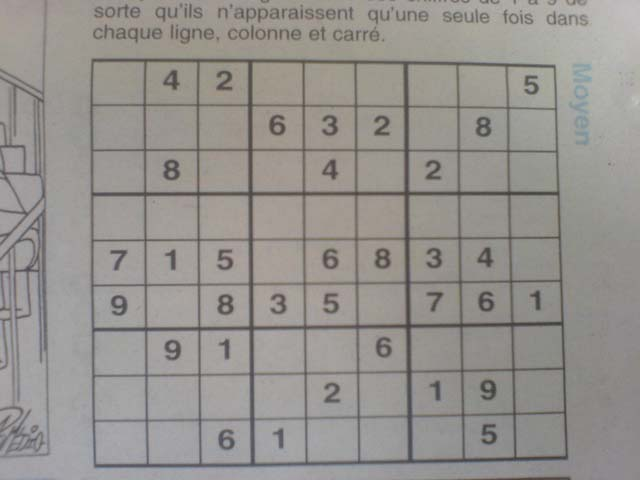
#> input picture data/sudoku/wichtounet/image10.jpg, 640 x 480 px; its folder holds only this picture in this run
$ python -i sudoku.py   (imports and definitions only)
#> lines starting #> are read from the running program, lines starting #| are printed output that depends on the picture; after the words box and inside, x2 and y2 are one past the last pixel; in counts of white or black regions, pixels touching at a corner belong together
#> further down, picture is the input picture: shape (480, 640, 3); mean B, G, R 142.6, 146.4, 149.7
import cv2
from imutils.perspective import four_point_transform
import imutils
from data import get_sudoku

# localize sudoku in image
# flatten perspective?
# TODO split cells
# TODO OCR cells
# TODO formulate constraints (other types of sudoku?)
# TODO solve puzzle


class ImageError(Exception):
    pass


def crop_sudoku_img(img, debug=False):
    """
    Extract the sudoku from an image that mostly contains a sudoku.

    Base method taken from [1] but extended with my own ideas, namely selecting
    the bounding box that has large area and is convex.

    [1] https://pyimagesearch.com/2020/08/10/opencv-sudoku-solver-and-ocr/
    """
#> called with debug = False
    # convert the image to grayscale and blur it slightly
    gray = cv2.cvtColor(img, cv2.COLOR_BGR2GRAY)
    blurred = cv2.GaussianBlur(gray, (7, 7), 3)
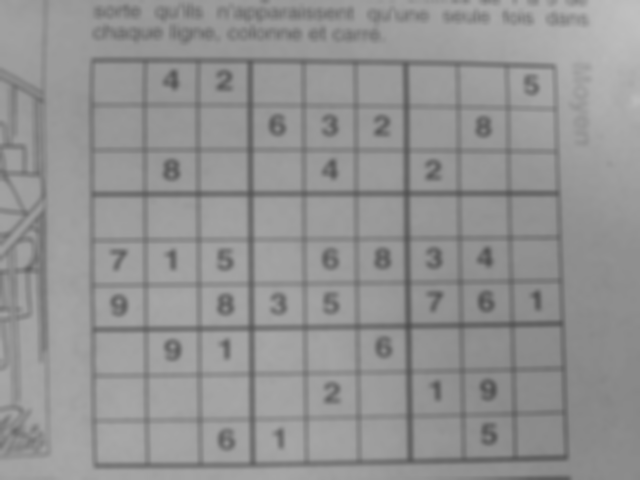
#> blurred: shape (480, 640); min 80, max 192, mean 147
    # apply adaptive thresholding and then invert the threshold map
    thresh = cv2.adaptiveThreshold(
        blurred, 255, cv2.ADAPTIVE_THRESH_MEAN_C, cv2.THRESH_BINARY, 11, 1
    )
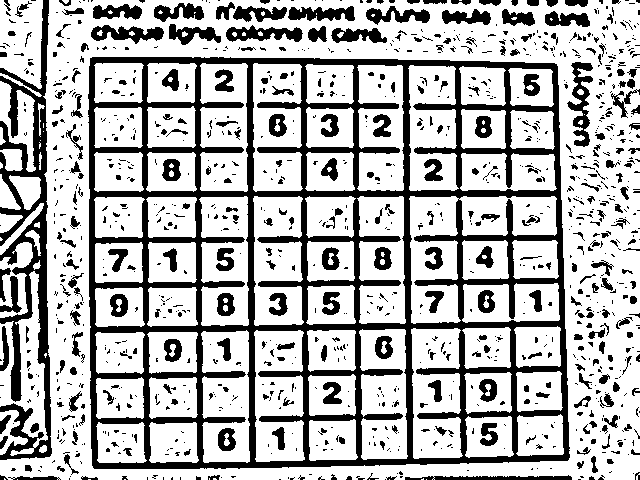
#> thresh: shape (480, 640); 70.9% white; 1162 black regions (856 under 20 px), largest, box (x1, y1, x2, y2) and area: (88, 57, 570, 469) 47967, (0, 0, 52, 460) 8231, (567, 62, 593, 147) 953
    thresh = cv2.bitwise_not(thresh)
#> thresh: shape (480, 640); 29.1% white; 1162 white regions (856 under 20 px)
    if debug:
        cv2.imshow("threshold", thresh)

    # find contours in the thresholded image and sort them by size in
    # descending order
    cnts = cv2.findContours(thresh.copy(), cv2.RETR_EXTERNAL, cv2.CHAIN_APPROX_SIMPLE)
#> cnts = 629 contours, 520 with area under 20; largest, box (x1, y1, x2, y2) and area: (88, 57, 570, 469) 192022, (0, 0, 52, 460) 8306, (567, 62, 593, 147) 849, (226, 25, 303, 42) 718, (91, 25, 164, 44) 700
    cnts = imutils.grab_contours(cnts)
    cnts = sorted(cnts, key=cv2.contourArea, reverse=True)
    # initialize a contour that corresponds to the puzzle outline
    puzzleCnt = None
    # loop over the contours
    for c in cnts:
        # approximate the contour
        peri = cv2.arcLength(c, True)
        approx = cv2.approxPolyDP(c, 0.02 * peri, True)
        # if our approximated contour has four points, then we can
        # assume we have found the outline of the puzzle
        if len(approx) == 4:
            # We improve the classification by:
            # - checking for convex contours
            # - checking for minimum area contours
            # - TODO square-ish?
            # - TODO maximum size compared to others? instead of the first large enough
            if cv2.isContourConvex(approx):
                area = cv2.contourArea(approx)
                rel_area = area / (img.shape[0] * img.shape[1])
                if rel_area > 0.1:
                    puzzleCnt = approx
                    break
#> this loop made 1 pass
#> (peri, area, rel_area, puzzleCnt) on pass 1: (1786.8, 189187, 0.616, [[90, 58], [94, 468], [568, 459], [556, 64]])
    # if the puzzle contour is empty then our script could not find
    # the outline of the Sudoku puzzle so raise an error
    if puzzleCnt is None:
        raise ImageError(("Could not find Sudoku puzzle outline."))

    # check to see if we are visualizing the outline of the detected
    # Sudoku puzzle
    if debug:
        # draw the contour of the puzzle on the image and then display
        # it to our screen for visualization/debugging purposes
        output = img.copy()
        cv2.drawContours(output, [puzzleCnt], -1, (0, 255, 0), 2)
        cv2.imshow("Puzzle Outline", output)

    # apply a four point perspective transform to both the original
    # image and grayscale image to obtain a top-down bird's eye view
    # of the puzzle
    # puzzle = four_point_transform(img, puzzleCnt.reshape(4, 2))
    warped = four_point_transform(gray, puzzleCnt.reshape(4, 2))
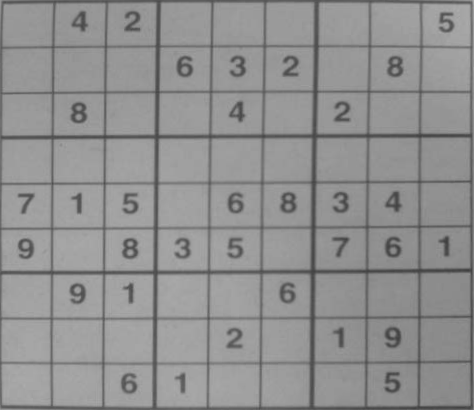
#> warped: shape (410, 474); min 63, max 172, mean 144.2
    # check to see if we are visualizing the perspective transform
    if debug:
        # show the output warped image (again, for debugging purposes)
        # cv2.imshow("Puzzle Transform", puzzle)
        cv2.imshow("Warped greyscale", warped)

    return warped


# [10 lines not run here, left out]

>>> import cv2
>>> picture = cv2.imread('../data/sudoku/wichtounet/image10.jpg')
>>> result = crop_sudoku_img(picture)

$ run again, on data/sudoku/wichtounet/image100.jpg
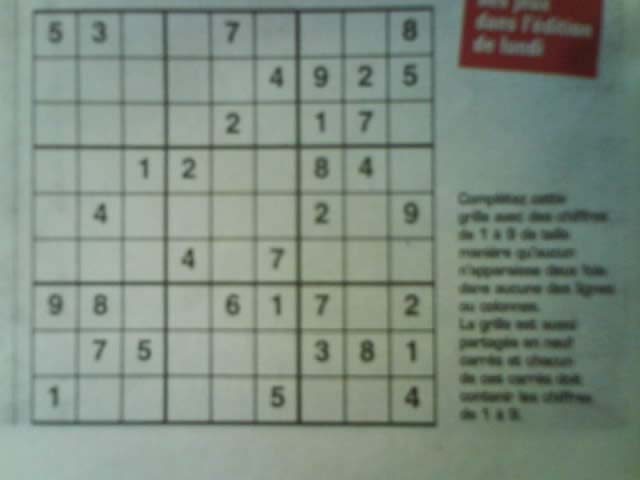
#> input picture data/sudoku/wichtounet/image100.jpg, 640 x 480 px
#> picture is the input picture: shape (480, 640, 3); mean B, G, R 128.7, 140, 126.6
#> in crop_sudoku_img, `thresh = cv2.adaptiveThreshold( blurred, 255, cv2.ADAPTIVE_THRESH_MEAN..`:
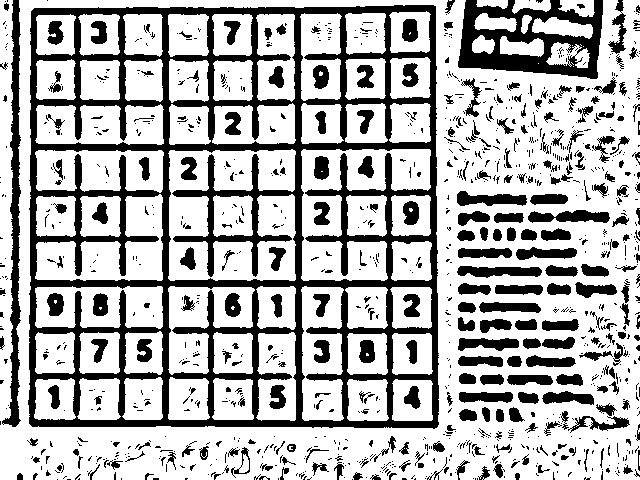
#> thresh: shape (480, 640); 70% white; 1103 black regions (813 under 20 px), largest, box (x1, y1, x2, y2) and area: (28, 5, 439, 429) 47204, (458, 0, 603, 79) 5869, (2, 0, 21, 427) 3098
#> cnts = 778 contours, 640 with area under 20; largest, box (x1, y1, x2, y2) and area: (28, 5, 439, 429) 170130, (458, 0, 603, 79) 8752, (2, 0, 21, 427) 2658, (528, 210, 610, 223) 648, (457, 266, 542, 278) 640
#> the loop in crop_sudoku_img, `for c in cnts:` made 1 pass
#> (peri, area, rel_area, puzzleCnt) on pass 1: (1711.9, 168882.5, 0.55, [[435, 6], [31, 11], [32, 426], [437, 426]])
#> in crop_sudoku_img, `warped = four_point_transform(gray, puzzleCnt.reshape(4, 2))`:
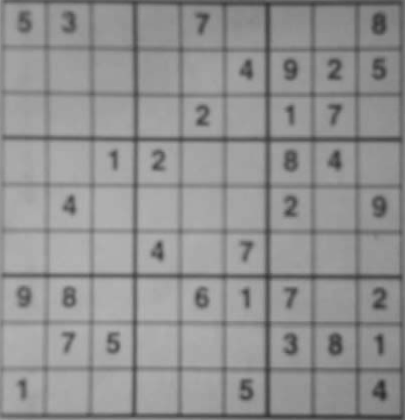
#> warped: shape (420, 405); min 46, max 179, mean 145.7

$ run again, on data/sudoku/wichtounet/image1001.jpg
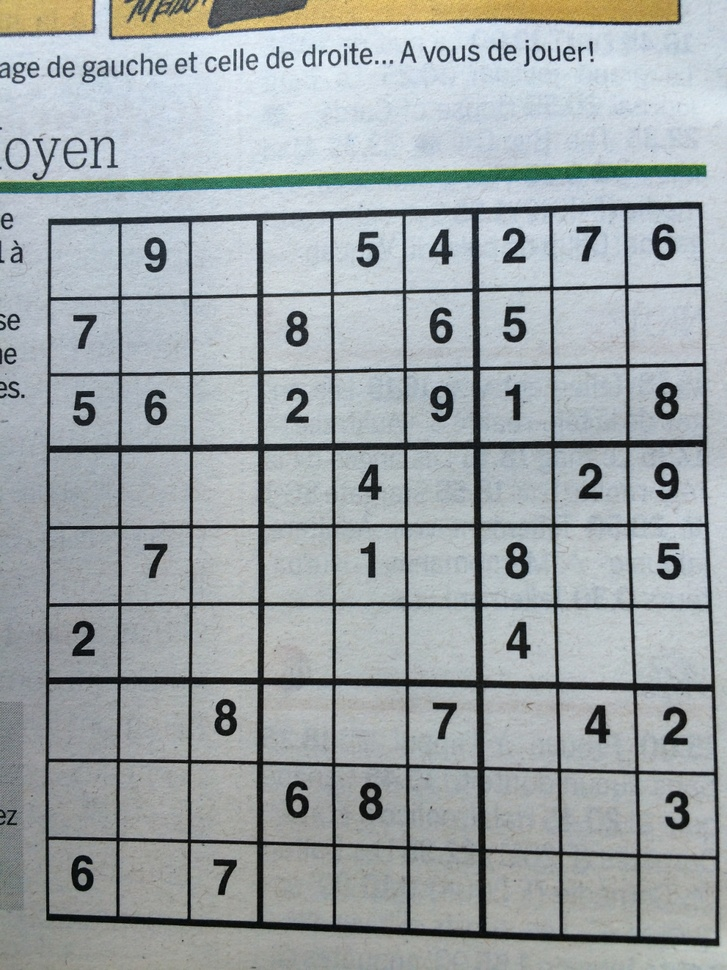
#> input picture data/sudoku/wichtounet/image1001.jpg, 727 x 970 px, shrunk from 960 x 1280 before the run
#> picture is the input picture: shape (970, 727, 3); mean B, G, R 168.3, 166, 159.3
#> in crop_sudoku_img, `thresh = cv2.adaptiveThreshold( blurred, 255, cv2.ADAPTIVE_THRESH_MEAN..`:
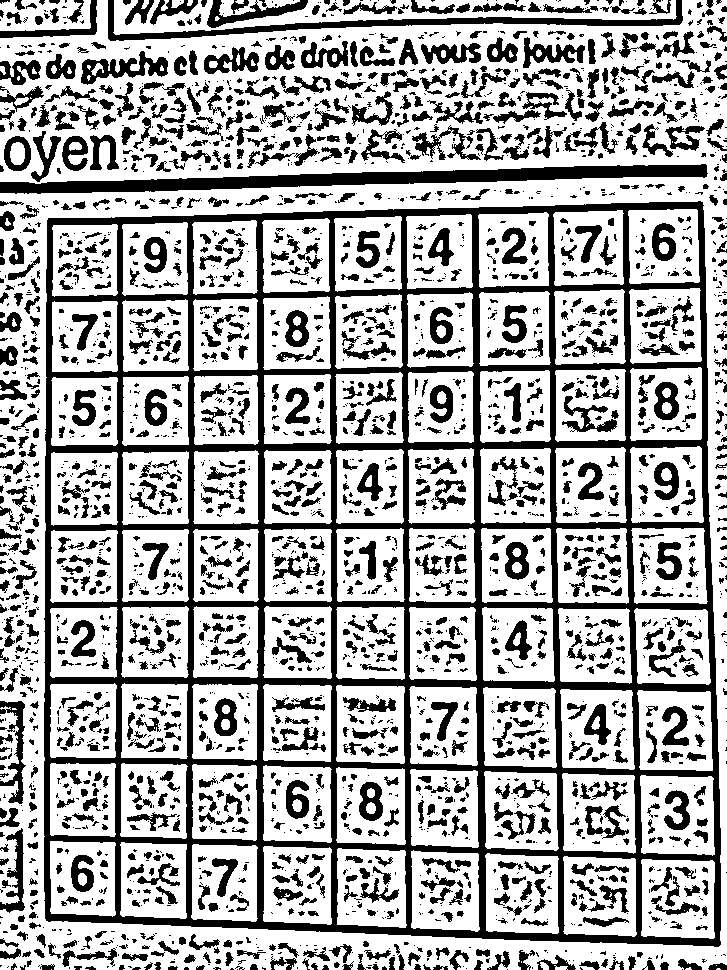
#> thresh: shape (970, 727); 67.5% white; 2970 black regions (1628 under 20 px), largest, box (x1, y1, x2, y2) and area: (44, 201, 721, 947) 84218, (0, 164, 708, 194) 8351, (108, 0, 683, 41) 3868
#> cnts = 1116 contours, 730 with area under 20; largest, box (x1, y1, x2, y2) and area: (44, 201, 721, 947) 481810, (0, 164, 708, 194) 7634, (108, 0, 683, 41) 3238, (81, 51, 168, 85) 1192, (207, 0, 308, 28) 862
#> the loop in crop_sudoku_img, `for c in cnts:` made 1 pass
#> (peri, area, rel_area, puzzleCnt) on pass 1: (2822.5, 479376, 0.68, [[702, 202], [48, 218], [46, 920], [720, 944]])
#> in crop_sudoku_img, `warped = four_point_transform(gray, puzzleCnt.reshape(4, 2))`:
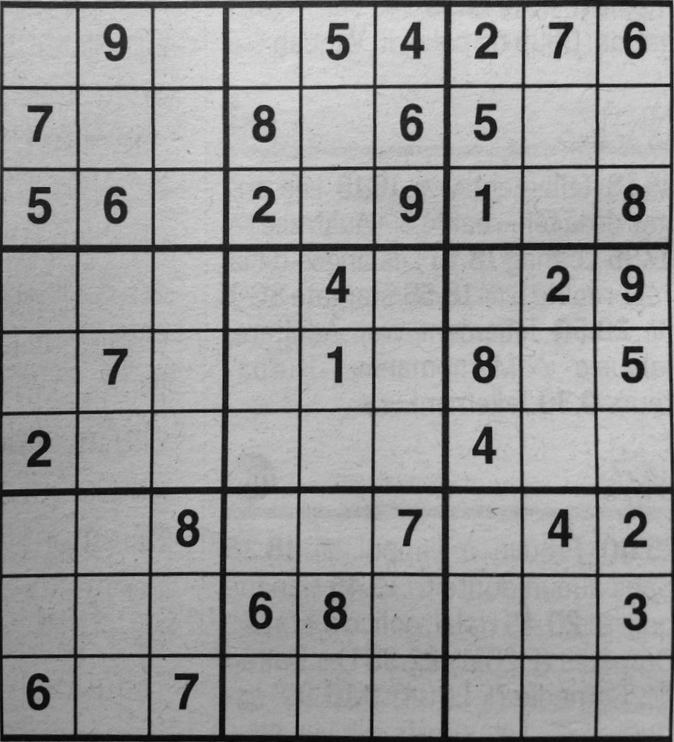
#> warped: shape (742, 674); min 3, max 224, mean 156.2
